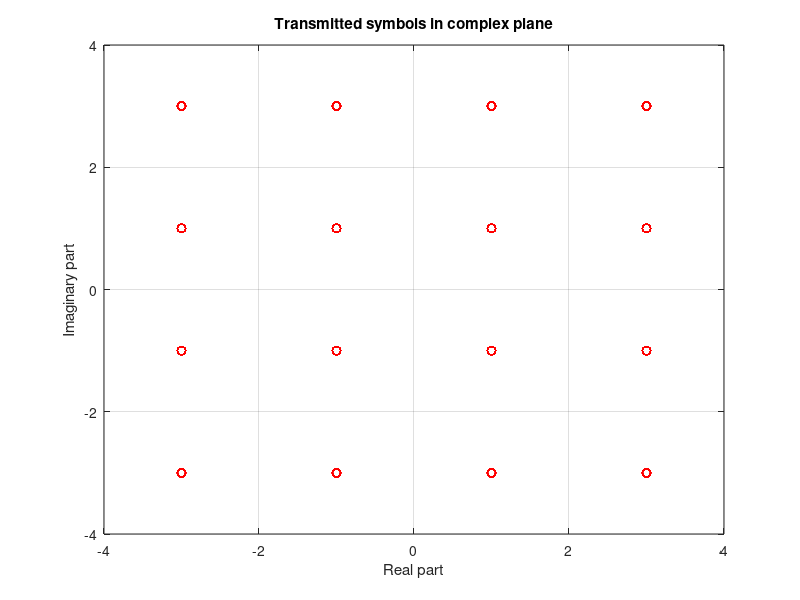

Recreate this plot in MATLAB. (Note: this script raises an error after producing the figure.)
% Project Work:
% Experimenting an Elementary Single-Carrier M-QAM-based Digital Communication Chain

%%Basic system parameters
clear all;
close all;
clc;

R = 10e6 ; % Symbol rate (symbols/s)
T = 1/R ;  % Symbol period (s)
r =  4;    % Oversampling factor (samples/pulse)

Fs = r/T;  % Sampling frequency (samples/s) or (Hz)
Ts = 1/Fs; % Sampling period (s)

%% Transmitter parameters
%%%  Generation of QAM symbols
N_symbols = 10000; % Number of symbols to transmit
M = 16;    % Modulation order (number of symbols)

% Generation of random symbols
% • First, create M-QAM constellation
% • Then draw the specified number ( N_symbols ) of random symbols from the constellation
% • Plot the transmitted symbols in complex plane, for visualization

qam_axis = -sqrt(M)+1:2:sqrt(M)-1; % QAM constellation axis

% Generation of the complex constellation alphabet using the bsxfun function
qam_alphabet = bsxfun(@plus, qam_axis.', 1i*qam_axis);

% Represent the alphabet into a row vector
qam_alphabet = qam_alphabet(:).';

% Draw a random vector of numbers between 1...M
symbol_ind = randi(length(qam_alphabet), 1, N_symbols);

% Map the random vector of numbers to the alphabet
symbols = qam_alphabet(symbol_ind);

% Plot the transmitted symbols in complex plane
figure(1);
plot(symbols, 'ro','MarkerEdgeColor','R');
axis([-sqrt(M) sqrt(M) -sqrt(M) sqrt(M)]);
xlabel('Real part');
ylabel('Imaginary part');
title('Transmitted symbols in complex plane');
grid on;

%%  Transmitter pulse shaping filtering
%%%  Generation of the pulse shaping filter
% • First, create the pulse shaping filter
% • Then plot the impulse response of the filter
% • Finally, plot the frequency response of the filter
% Create the pulse shaping filter
N_symbols_per_pulse = 40; % Number of symbols per pulse
rolloff = 0.20;           % Rolloff factor of the filter
span = N_symbols_per_pulse/2; % Filter span (in symbols)

% The transmit RRC filter
txfilter = rcosdesign(rolloff, N_symbols_per_pulse, r,'sqrt');

% Plot the pulse response of the filter
figure(2);
plot(-span*r*Ts:Ts:span*r*Ts, txfilter,'b');
xlabel('Time (s)');
ylabel('Amplitude');
title('Transmit RRC filter (pulse response)');
grid on;

%%% Filter the transmitted symbol sequence. We have to first upsample the symbol sequence rate to match
%%% with sampling rate of the filter/pulse
% Zero vector initilized for up-sampled symbol sequence
symbols_upsampled = zeros(size(1, N_symbols*r));

% Upsample the symbol sequence
symbols_upsampled = upsample(symbols, r); % or symbols_upsampled(1:r:r*N_symbols) = symbols;

% Filter the upsampled symbol sequence
symbols_tx = filter(txfilter, 1, symbols_upsampled); 
symbols_tx = symbols_tx(span*r+1:end-span*r); % Remove the filter transient
% or symbols_tx = symbols_tx(1+(length(txfilter)-1)/2:end);

% Plot the spectrum of the generated signal
NFFT = 16384; % Number of FFT points to use i.e. 2^14
f = Fs/2*linspace(-1,1,NFFT); % Frequency vector
S = fftshift(abs(fft(symbols_tx, NFFT))); % FFT of the signal in absoulte value
%S_dB = 20*log10(abs(S)); % Power spectral density (dB)
% or
S_dB = fftshift(20*log10(abs(fft(symbols_tx, NFFT)))); % Power spectral density (dB)

figure(3);
subplot(2,1,1);
plot(f/1e6, S ,'b'); 
xlabel('Frequency (MHz)');
ylabel('Relative amplitude');
title('Transmitted signal spectrum');
grid on;

subplot(2,1,2);
plot(f/1e6, S_dB ,'b');
xlabel('Frequency (MHz)');
ylabel('Power spectral density (dB)');
title('Transmitted signal spectrum');
grid on;

%%%% Tasks 1 %%%%%%%%%%%%%%%%%%%%%%%%%%%%%%%%%%%%%%%%%%%%%%%%%%%%%%%%%%%%%%
% • Plot the relevant responses and explain what you observe.

% The pulse response represents the spectrum of an OFDM signal with a sinc function as its envelope. 
% The spectrum of the transmitted signal is an OFDM signal with a sinc function as its envelope.

%% Noisy Multipath Channel Model
%  Next, we model the channel between the TX and RX. In all electrical
%  and/or electromagnetic communication systems, there is always additive
%  noise, hence that is one central ingredient in our channel modeling
% part as shown in Fig. 1. Furthermore, in many systems, there is also
% linear distortion, hence we take that also into account and it is modeled
% by a linear filter b(t) shown also in Fig. 1. Concrete example of linear
% distortion is multipath propagation in wireless communications. 
% * First  we experiment the linear distortion/multi-path propagation by generating
% three example impulse responses of a multipath channel:

% Generate three example impulse responses of a multipath channel
b1 = 1; % means no multipath at all
b2 = [0.9-0.15j 0 -0.2-0.44j 0 0.1+0.36j]; % some multipath components already
b3 = [0.8+0.2j 0 0 0 -0.3+0.68j 0 0 0 0 0.4-0.6j]/1.5; % more harsh multipaths

% Decide which channel profile to use and apply the channel model to the signal:
b = b3; % Choose the channel profile to use
symbols_rx = filter(b, 1, symbols_tx); % Apply the channel model to the signal

% Plot the spectrum of the signal after multipath channel effect is applied
S_rx = fftshift(abs(fft(symbols_rx, NFFT))); % FFT of the signal in absoulte value
S_rx_dB = fftshift(20*log10(abs(fft(symbols_rx, NFFT)))); % Power spectral density (dB)

figure(4);
subplot(2,2,1);
plot(f/1e6, S_rx ,'b');
xlabel('Frequency (MHz)');
ylabel('Relative amplitude');
title('Received signal spectrum');
grid on;

subplot(2,2,2);
plot(f/1e6, S_rx_dB ,'b');
xlabel('Frequency (MHz)');
ylabel('Power spectral density (dB)');
title('Received signal spectrum');
grid on;

subplot(2,2,3); % trnsmitter part
plot(f/1e6, S ,'b');
xlabel('Frequency (MHz)');
ylabel('Relative amplitude');
title('Transmitted signal spectrum');
grid on;

subplot(2,2,4); % trnsmitter part
plot(f/1e6, S_dB ,'b');
xlabel('Frequency (MHz)');
ylabel('Power spectral density (dB)');
title('Transmitted signal spectrum');
grid on;

% Next, we add white Gaussian noise to the signal. We first create a noise
% sequence with unit variance (power) and then scale it properly such that
% a given inband signal-to-noise ratio (SNR) is obtained, when the noise is
% superimposed with the signal y(t).
% * Set SNR in dB and generate a properly scaled noise sequence

SNRdB = 50; % Experimented signal-to-noise ratio [dB]

% Complex white Gaussian noise with unit variance (power)
noise = 1/sqrt(2)*(randn(size(symbols_rx)) + 1i*randn(size(symbols_rx)));

% Scale the noise such that the desired SNR is obtained
S_rx_power = var(S_rx); % Received signal power
noise_power = var(noise); % Noise power
noise_scale_factor = sqrt(S_rx_power/noise_power./(10^(SNRdB./10))); % Noise scale factor

% Add the noise to the signal
symbols_rx_noise = symbols_rx + noise_scale_factor*noise;

% Plot the spectrum of the signal after noise is added
S_rx_noise = fftshift(abs(fft(symbols_rx_noise, NFFT))); % FFT of the signal in absoulte value
S_rx_noise_dB = fftshift(20*log10(abs(fft(symbols_rx_noise, NFFT)))); % Power spectral density (dB)

figure(5);
subplot(2,2,1);
plot(f/1e6, S_rx_noise ,'b');
xlabel('Frequency (MHz)');
ylabel('Relative amplitude');
title('RX signal spectrum, b=b3, SNRdb=50');
grid on;

subplot(2,2,2);
plot(f/1e6, S_rx_noise_dB ,'b');
xlabel('Frequency (MHz)');
ylabel('Power spectral density (dB)');
title('RX signal spectrum, b=b3, SNRdb=50'); 
grid on;

subplot(2,2,3); % trnsmitter part
plot(f/1e6, S ,'b');
xlabel('Frequency (MHz)');
ylabel('Relative amplitude');
title('TX signal spectrum');
grid on;

subplot(2,2,4); % trnsmitter part
plot(f/1e6, S_dB ,'b');
xlabel('Frequency (MHz)');
ylabel('Power spectral density (dB)');
title('TX signal spectrum');
grid on;

%% Tasks 2
% • Vary the SNRdB value e.g. few values between 0 . . . 50, and see how that impacts the RX signal
% spectrum. Provide relevant spectral examples and explain what you observe.
% • Explain also the effects of multipath, why does the RX signal spectrum have clear fading
% notches inside the passband ? To address the issue, plot the amplitude response of the multipath channel on a separate figure. You can do it as

figure(99)
subplot(211)
plot(f/1e6, fftshift(abs(fft(b, NFFT)))); grid on;
title('Multipath b=b2 in absolute value')
subplot(212)
plot(f/1e6, fftshift(20*log10(abs(fft(b, NFFT))))); grid on;
title('Multipath b=b2 in log scale')

%% 4 Basic Receiver Processing (Filtering and Sampling)
%%% Receiver filtering and sampling
% • First, create the receive RRC filter

% The receive RRC filter 
rxfilter = txfilter; % Matched filter

% Filter the received noisy signal
symbols_rx_noise_filtered = filter(rxfilter, 1, symbols_rx_noise);
symbols_rx_noise_filtered = symbols_rx_noise_filtered(1+(length(rxfilter)-1)/2:end); % Remove the filter transient

% Plot the spectrum of the filtered signal
S_rx_noise_filtered = fftshift(abs(fft(symbols_rx_noise_filtered, NFFT))); % FFT of the signal in absoulte value
S_rx_noise_filtered_dB = fftshift(20*log10(abs(fft(symbols_rx_noise_filtered, NFFT)))); % Power spectral density (dB)

figure(6);
subplot(2,2,1);
plot(f/1e6, S_rx_noise ,'b');
xlabel('Frequency (MHz)');
ylabel('Relative amplitude');
title('Received signal spectrum, with multipath and noise');
grid on;

subplot(2,2,2);
plot(f/1e6, S_rx_noise_dB ,'b');
xlabel('Frequency (MHz)');
ylabel('Power spectral density (dB)');
title('Received signal spectrum, with multipath and noise');
grid on;

subplot(2,2,3);
plot(f/1e6, S_rx_noise_filtered ,'b');
xlabel('Frequency (MHz)');
ylabel('Relative amplitude');
title('Filtered received signal spectrum');
grid on;

subplot(2,2,4);
plot(f/1e6, S_rx_noise_filtered_dB ,'b');
xlabel('Frequency (MHz)');
ylabel('Power spectral density (dB)');
title('Filtered received signal spectrum');
grid on;

%%% Receiver sampling

% sample the filtered signal at the symbol rate
symbols_rx_noise_filtered_sampled = symbols_rx_noise_filtered(1:r:end);

% Plot the spectrum of the sampled signal
figure(7);
plot(symbols_rx_noise_filtered_sampled, 'b*'); 
hold on; grid on;
plot(qam_alphabet, 'ro','MarkerEdgeColor','r');
hold off;
axis equal;
%axis([-sqrt(M) sqrt(M) -sqrt(M) sqrt(M)]);
xlabel('Real part');
ylabel('Imaginary part');
title('Sampled RX symbols in complex plane, b=b3, SNRdB=50, M=16');
legend('Received samples', 'Original symbols')

%% Tasks 3
% • First momentarily omit the multipath (i.e. use the channel b1) and set SNR to 35 dB. Plot the
% RX signal constellation and explain what you see.
% • Then repeat by changing the SNR to 10 dB and 20 dB and plot and comment again the RX signal
% constellation. Would the RX still be able to reliably decode/detect the received signal ?
% • Then repeat by setting SNR back to 35 dB but now turning on the multipath channel. Experiment with both multipath channels b2 and b3. Plot always the RX signal constellation and try
% to explain what you see.
% • Then lower the SNR down to 10 dB. Again plot the RX signal constellations with all (multipath)
% channels b1, b2 and b3 and explain what you see.
% • Next, change the modulation order to M = 4, and repeat the above steps shortly. Comment on
% the differences.
% • Finally, change the modulation order to M = 64, and repeat the above steps shortly. Comment
% on the differences.

%% 4.2 Modeling a phase noise in receiver
% Next we incorporate a non-ideal frequency oscillator into the receiver chain. The short term instability of
% the oscillators appears as phase noise and sampling jitter, and it is very critical for the performance of the
% system. This is something that we have not discussed much during lectures and is thus complementary
% offering a chance to learn something new as well. For your convenience, there is ready-made Matlab function called phasenoise.m available at the course Moodle site to shortly experiment this issue. Download
% the m file, and put it into the folder where your actual source code is. This function models a free-running
% oscillator with 3 dB noise bandwidth determined by parameter Beta . Now we experiment the phasenoise effect on the above single-carrier waveform (without any additional channel noise or multipath of
% the channel, to be able to more easily visually interpret how phase noise is impacting the signal).
%  Apply the phase noise effect to the ideal transmit waveform and experiment the constellations of received signal.

Beta = 100; % Noise bandwidth in Hz
symbols_tx_phase_noise = phasenoise(numel(symbols_tx), Fs, Beta); % Apply the phase noise effect to the signal

% Omit AWGN noise and multipath and add phase noise:
% The effect on the used waveform is modeled by multiplying the ideal
% waveform samples with generated phase noise
symbols_rx = symbols_tx.*symbols_tx_phase_noise;

% filter the received signal
symbols_rx_filtered = filter(rxfilter, 1, symbols_rx);
symbols_rx_filtered = symbols_rx_filtered(1+(length(rxfilter)-1)/2:end); % Remove the filter transient

% sample the filtered signal at the symbol rate
symbols_rx_filtered_sampled = symbols_rx_filtered(1:r:end);

% Plot the spectrum of the signal after phase noise is added ( constellation for 1024 symbols)
figure(8);
plot(symbols_rx_filtered_sampled(1:1024), 'b*');
hold on; grid on;
plot(qam_alphabet, 'ro','MarkerEdgeColor','r');
hold off;
axis equal
%axis([-sqrt(M) sqrt(M) -sqrt(M) sqrt(M)]);
xlabel('Real part');
ylabel('Imaginary part');
title('Sampled RX symbols in complex plane, beta=100');
legend('Received samples', 'Original symbols')

%% Tasks 4
















